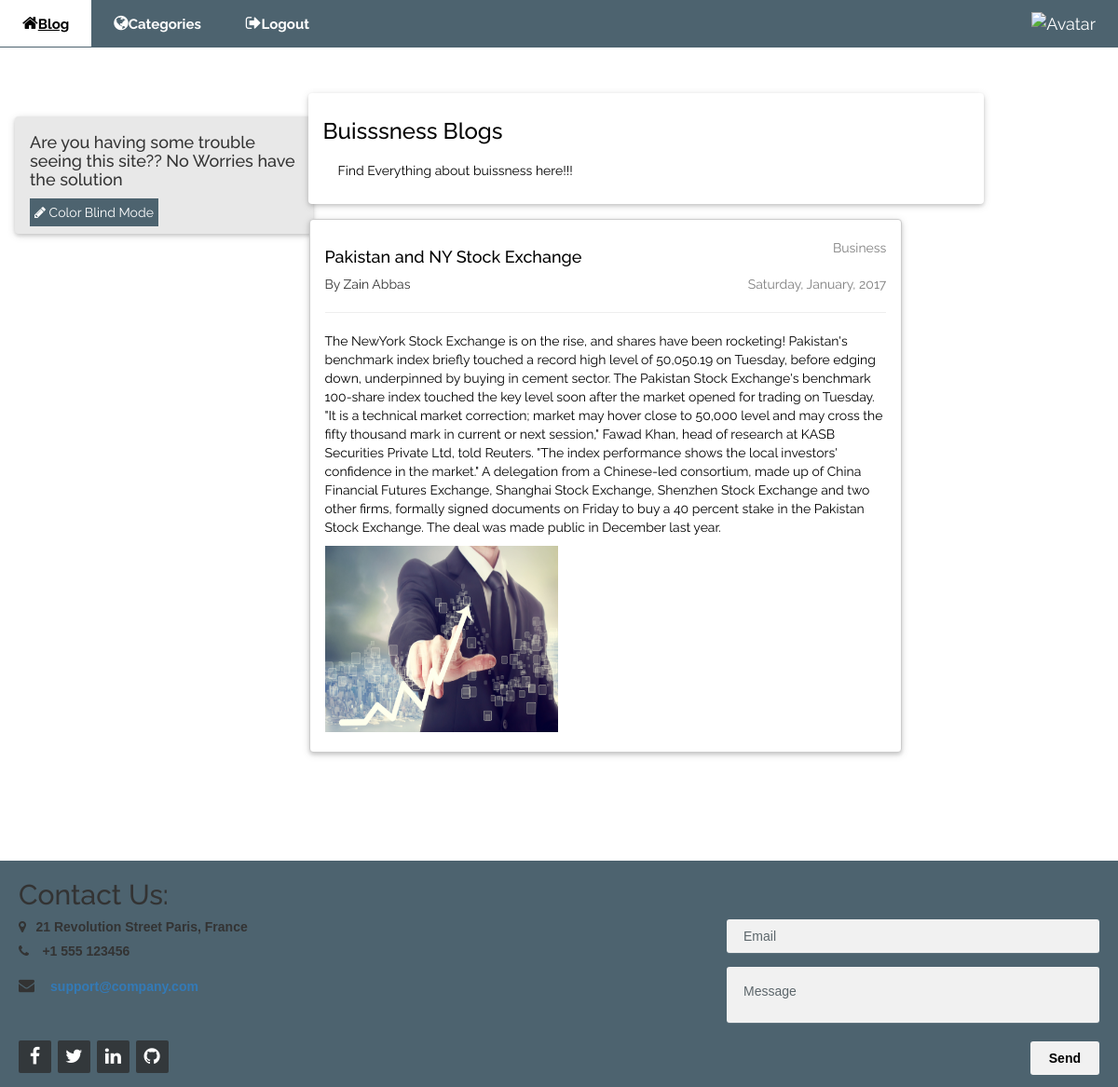
Screenshot of /project/buissness.php (signed in) with the database file from the repository.
### tables this page shows
CREATE TABLE `blog` (
  `ID` int(11) NOT NULL,
  `name` varchar(255) NOT NULL,
  `created_ID` int(11) NOT NULL,
  `content` text NOT NULL,
  `catagory` varchar(17) NOT NULL,
  `author` varchar(20) NOT NULL,
  `date` varchar(120) NOT NULL,
  `image` varchar(120) NOT NULL
);

### project/buissness.php (the view, shortened to what this page needs)
<!DOCTYPE html>
<html>
<head>
  <link rel="stylesheet" href="https://maxcdn.bootstrapcdn.com/bootstrap/3.3.7/css/bootstrap.min.css">
<link rel="stylesheet" href="style.css">
<link rel="stylesheet" href="https://cdnjs.cloudflare.com/ajax/libs/font-awesome/4.7.0/css/font-awesome.min.css">
  <link rel="stylesheet" href="footer-distributed-with-contact-form.css">
</head>
<body style=" background-image: url('images/buissness-back.jpg')"" class="imagess"  class="body-color">
<div class="top left">
 <ul class="navbar-color" >
  <li><a href="index.php" class="navbar-hover-white" ><i class="fa fa-home margin-right"></i><span style="font-size:15px;font-weight: bold">Blog</span></a></li>
  <li><a href="Category.php" class="navbar-hover-white" title="News"><i class="fa fa-globe"></i><span style="font-size:15px;font-weight: bold">Categories</span></a></li>
    <li class="hide-small"><a href="Logout.php" class=" navbar-hover-white" title="Messages"><i class="fa fa-sign-out"></i><span style="font-size:15px;font-weight: bold">Logout</span></a></li>
  <li class="hide-small profile"><a href="profile.php" class=" navbar-hover-white" title="My Account"><img src=<?php echo "\"".$_SESSION['image']."\""; ?> class="w3-circle" style="height:25px;width:25px" alt="Avatar"><?php echo "    ".$_SESSION['fullName']; ?></a></li>
 </ul>
</div>
<br>
<div class="containers content" style="max-width:1400px;margin-top:80px">
 <div class="row">
    <div class="col-sm-3">
       <div class="row" style="width:350px;margin-left: -15px;margin-top: 25px">
        <div class="col-sm-12">
          <div style="background-color:#E8E8E8 	 ;border-radius:4px!important; " class="boxes">
            <div class="containers write-box-padding">
             <div > <h4 > Are you having some trouble seeing this site?? No Worries have the solution
 </h4>
                      <button  id="butt" type="button" class="buttons"  ><i class="fa fa-pencil"></i> Color Blind Mode</button>
</div>
            </div>
          </div>
        </div>
      </div>
   </div>
<div class="col-sm-7">
      <div class="row" style="width:755px;margin-left: 0px">
        <div class="col-sm-12">
          <div style="color:#000!important;background-color:#fff!important;border-radius:4px!important" class="boxes">
            <div class="containers write-box-padding">
            <h3>Buisssness Blogs</h3>
              <p class=" write-box-padding">Find Everything about buissness here!!! </p>
            </div>
          </div>
        </div>
      </div>
      <?php
       include_once("./database/connectDB.php");
     	$query2 = "SELECT * FROM blog where catagory= 'Business'";
     	$result2= $db->query($query2);
     	if ($result2->num_rows > 0){
			while($row=$result2->fetch_assoc()){
		echo "<div id='p1' class='containers boxes container-style' ><br>";
		echo "<span style='opacity: 0.5;float:right'>".$row['catagory']."</span>";
		echo "<h4>". $row['name']."</h4>";
		echo "<span style='opacity: 0.5;float:right'>".$row['date']."</span>";
		echo "<span style='opacity: 0.8'>By ".$row['author']."</span><hr>";
		echo "<p>". $row['content']."</p>";
		echo "<span><img src=". "\"" .$row['image'] . "\""."style='width:250px; height:200px;'' alt='Northern Lights>";
		echo "<img src='images/nature.jpg' style='width:250px; height :200px; margin-left: 10px' class='he'></span>";
		echo "<br><br></div>";
		}
  	}
      ?>
    </div>
</div>
</div>
   <br>
<footer style="background-color: #4d636f" class="footer-distributed">
      <h2  style="margin-top: 0px"> Contact Us: </h2>
      <div class="footer-left">
        <div>
          <p><span><i class="fa fa-map-marker">&nbsp &nbsp</i>21 Revolution Street</span> Paris, France</p>
        </div>
        <div>
          <p><span><i class="fa fa-phone">&nbsp &nbsp</i> </span>+1 555 123456</p>
        </div>
        <div>
           <p><span><i class="fa fa-envelope"> &nbsp &nbsp</i><a href="mailto:support@company.com"></span>support@company.com</a></p>
        </div>
        <div class="footer-icons">
          <a href="#"><i class="fa fa-facebook"></i></a>
          <a href="#"><i class="fa fa-twitter"></i></a>
          <a href="#"><i class="fa fa-linkedin"></i></a>
          <a href="#"><i class="fa fa-github"></i></a>
        </div>
      </div>
      <div class="footer-right">
        <form >
          <input type="text" name="email" placeholder="Email" />
          <textarea  placeholder="Message"></textarea>
          <button type="button" >Send</button>
        </form>
      </div>
    </footer>
</body>
</html>

### project/style.css (style rules this page uses)
.navbar-color { color:#fff; background-color:#4d636f }
ul { list-style-type: none; margin: 0; padding: 0; overflow: hidden; font-size:18px!important }
footer { bottom: 0; }
li { float: left; }
.profile { float:right!important; }
.top { position:fixed; width:100% ;z-index:1; top:0 }
.left { left:0; }
.boxes { box-shadow:0 2px 4px 0 rgba(0,0,0,0.16),0 2px 10px 0 rgba(0,0,0,0.12)!important }
.containers { padding:0.01em 16px }
.containers:after { content:"";display:table;clear:both }
.content { max-width:980px;margin:auto }
.write-box-padding { padding:8px 16px!important }
li a { display: block; color: white; text-align: center; padding: 12px 12px; text-decoration: none; padding:12px 24px!important }
.buttons { background-color: #4d636f; border:none; color:white ; padding: 5px 5px }
.container-style { color:#000!important;background-color:#fff!important;border-radius:4px!important;border:1px solid #ccc;margin:16px!important }
input[type=text] { width: 130px; box-sizing: border-box; border: 2px solid #ccc; border-radius: 15px; font-size: 12px; background-color: white; background-position: 10px 10px; background-repeat: no-repeat; padding: 8px 8px 8px 8px; transition: width 0.4s ease-in-out; }
* { box-sizing:border-box }
.img-responsive, { display: block; max-width: 100%; height: auto; }
.imagess { background: no-repeat center center fixed; background-size: cover; }
i.fa-envelope { font-size: 17px; line-height: 38px; }

### project/footer-distributed-with-contact-form.css (style rules this page uses)
.footer-distributed { background-color: #4d636f; box-shadow: 0 1px 1px 0 rgba(0, 0, 0, 0.12); box-sizing: border-box; width: 100%; font: bold 14px sans-serif; text-align: left; padding: 20px 20px 10px; margin-top: 80px; overflow: hidden; }
.footer-distributed .footer-left { float: left; }
.footer-distributed .footer-icons { margin-top: 40px; }
.footer-distributed .footer-icons a { display: inline-block; width: 35px; height: 35px; cursor: pointer; background-color: #33383b; border-radius: 2px; font-size: 20px; color: #ffffff; text-align: center; line-height: 35px; margin-right: 3px; margin-bottom: 5px; }
.footer-distributed .footer-right { float: right; }
.footer-distributed form { display: inline-block; }
.footer-distributed form input, .footer-distributed form textarea { display: block; border-radius: 3px; box-sizing: border-box; background-color: #f1f1f1; box-shadow: 0 1px 0 0 rgba(255, 255, 255, 0.1); border: none; resize: none; font: inherit; font-size: 14px; font-weight: normal; color: #d1d2d2; width: 400px; padding: 18px; }
.footer-distributed form input { height: 30px; margin-bottom: 15px; }
.footer-distributed form textarea { height: 60px; margin-bottom: 20px; }
.footer-distributed form button { border-radius: 3px; background-color: #f1f1f1; color: black; border: 0; padding: 10px 20px; float: right; }

### project/buissness.php (style rules this page uses)
body,h1,h2,h3,h4,h5 { font-family: "Raleway", sans-serif }

### rows the page displays
blog: catagory "Business", name "Pakistan and NY Stock Exchange", date "Saturday, January, 2017", author "Zain Abbas", content "The NewYork Stock Exchange is on the rise, and shares have been rocketing! Pakistan's benchmark index briefly touched a record high level of 50,050.19 on Tuesday, before edging down, underpinned by buying in cement sector. The Pakistan Stock Exchange's benchmark 100-share index touched the key level soon after the market opened for trading on Tuesday. \"It is a technical market correction; market may hover close to 50,000 level and may cross the fifty thousand mark in current or next session,\" Fawad Khan, head of research at KASB Securities Private Ltd, told Reuters. \"The index performance shows the local investors' confidence in the market.\" A delegation from a Chinese-led consortium, made…", image (picture)
